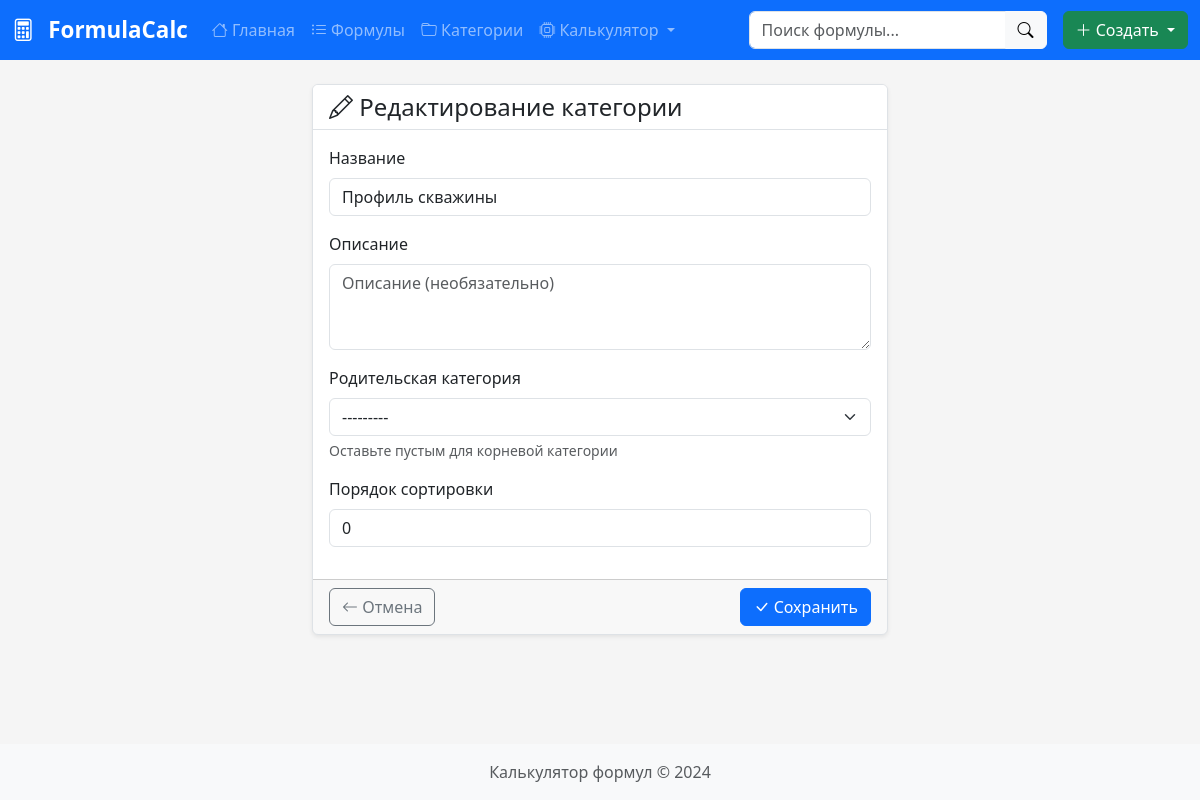
The app's page /formulas/categories/3/edit/ with its own data.
### formulas/models.py (models this page shows, shortened)
class Category(models.Model):
    name = models.CharField(
        'Название',
        max_length=100
    )
    description = models.TextField(
        'Описание',
        blank=True
    )
    parent = models.ForeignKey(
        'self',
        on_delete=models.CASCADE,
        null=True,
        blank=True,
        related_name='children',
        verbose_name='Родительская категория'
    )
    order = models.PositiveIntegerField(
        'Порядок сортировки',
        default=0
    )
    created_at = models.DateTimeField(auto_now_add=True)
    updated_at = models.DateTimeField(auto_now=True)
    class Meta:
        verbose_name = 'Категория'
        verbose_name_plural = 'Категории'
        ordering = ['order', 'name']
    def __str__(self):
        if self.parent:
            return f"{self.parent.name} → {self.name}"
        return self.name

### formulas/views.py (the view, shortened to what this page needs)
# urls.py: path('categories/<int:pk>/edit/', views.CategoryUpdateView.as_view(), name='category_edit'),
class CategoryUpdateView(UpdateView):
    model = Category
    form_class = CategoryForm
    template_name = 'formulas/category_form.html'
    success_url = reverse_lazy('formulas:category_list')

### formulas/forms.py
class CategoryForm(forms.ModelForm):
    class Meta:
        model = Category
        fields = ['name', 'description', 'parent', 'order']
        widgets = {
            'name': forms.TextInput(attrs={
                'class': 'form-control',
                'placeholder': 'Название категории'
            }),
            'description': forms.Textarea(attrs={
                'class': 'form-control',
                'rows': 3,
                'placeholder': 'Описание (необязательно)'
            }),
            'parent': forms.Select(attrs={
                'class': 'form-select'
            }),
            'order': forms.NumberInput(attrs={
                'class': 'form-control',
                'min': 0
            }),
        }

### templates/formulas/category_form.html (shortened to what this page needs)
{% extends 'base.html' %}
{% block content %}
<div class="row justify-content-center">
    <div class="col-md-6">
        <div class="card">
            <div class="card-header">
                <h4 class="mb-0">
                    {% if form.instance.pk %}
                    <i class="bi bi-pencil"></i> Редактирование категории
                    {% else %}
                    <i class="bi bi-folder-plus"></i> Новая категория
                    {% endif %}
                </h4>
            </div>
            <form method="POST">
                <div class="card-body">
                    <div class="mb-3">
                        <label class="form-label">Название</label>
                        {{ form.name }}
                    </div>
                    <div class="mb-3">
                        <label class="form-label">Описание</label>
                        {{ form.description }}
                    </div>
                    <div class="mb-3">
                        <label class="form-label">Родительская категория</label>
                        {{ form.parent }}
                        <div class="form-text">Оставьте пустым для корневой категории</div>
                    </div>
                    <div class="mb-3">
                        <label class="form-label">Порядок сортировки</label>
                        {{ form.order }}
                    </div>
                </div>
                <div class="card-footer d-flex justify-content-between">
                    <a href="{% url 'formulas:category_list' %}" class="btn btn-outline-secondary">
                        <i class="bi bi-arrow-left"></i> Отмена
                    </a>
                    <button type="submit" class="btn btn-primary">
                        <i class="bi bi-check-lg"></i> Сохранить
                    </button>
                </div>
            </form>
        </div>
    </div>
</div>
{% endblock %}

### static/css/style.css (style rules this page uses)
:root { --primary-color: #0d6efd; --success-color: #198754; --warning-color: #ffc107; --danger-color: #dc3545; --light-bg: #f8f9fa; --border-color: #dee2e6; }
body { min-height: 100vh; display: flex; flex-direction: column; background-color: #f5f5f5; }
.card { box-shadow: 0 0.125rem 0.25rem rgba(0, 0, 0, 0.075); border: 1px solid var(--border-color); }
.card-header { background-color: white; border-bottom: 1px solid var(--border-color); font-weight: 500; }
input[type=number] { -moz-appearance: textfield; }

### records on screen
Category: name "Профиль скважины", order "0"
Category: parent "---------"
